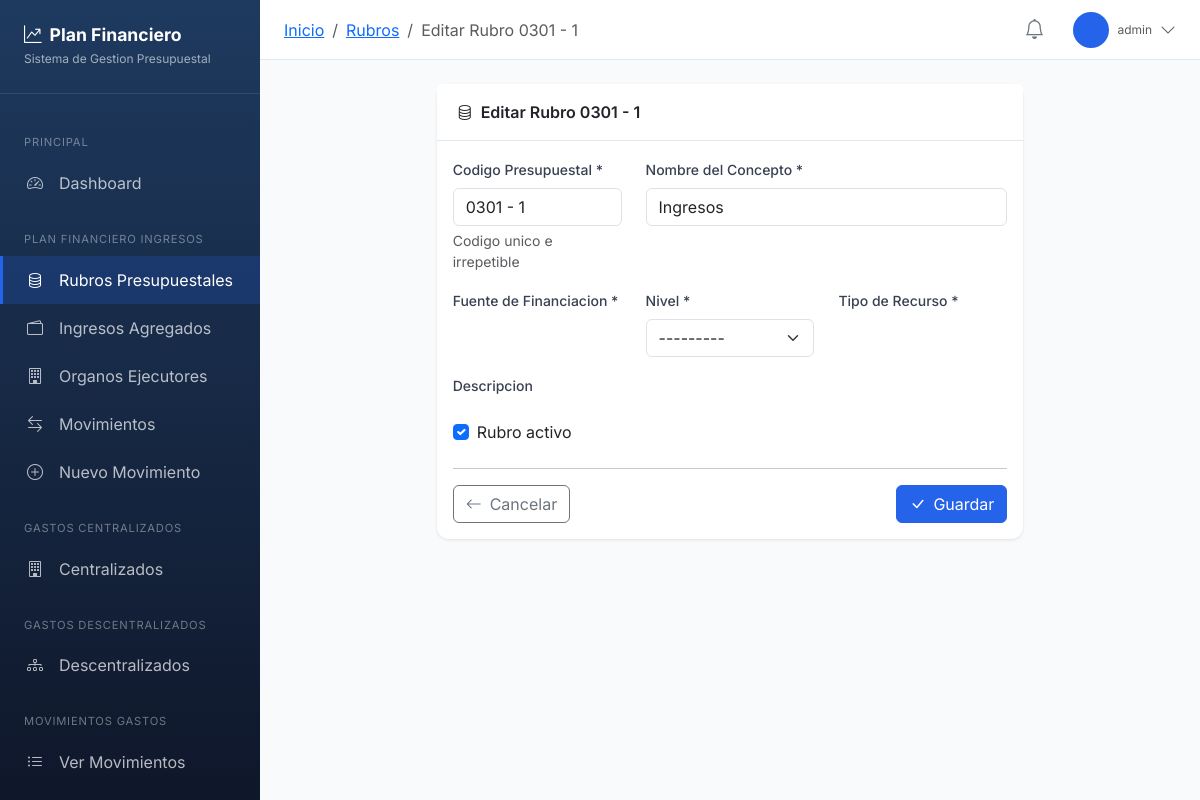
The page /app/rubros/671/editar/ (signed in) on the database its author committed.
### planfinanciero/models.py (models this page shows, shortened)
class Rubro(models.Model):
    NIVEL_CHOICES = [
        ('AC', 'Administración Central'),
        ('EP', 'Establecimientos Públicos'),
    ]
    CLASE_INGRESO_CHOICES = [
        ('CORRIENTE', 'Corriente'),
        ('CAPITAL', 'Capital'),
    ]
    codigo = models.CharField(
        max_length=100,
        unique=True,
        verbose_name="Código Presupuestal",
        help_text="Código único del rubro (ej: 0301 - 1.1.01.01.100.01 - 14)"
    )
    nombre = models.CharField(
        max_length=500,
        verbose_name="Concepto del Ingreso"
    )
    padre = models.ForeignKey(
        'self',
        on_delete=models.CASCADE,
        null=True,
        blank=True,
        related_name='hijos',
        verbose_name="Rubro Padre"
    )
    es_totalizador = models.BooleanField(
        default=False,
        verbose_name="Es Totalizador",
        help_text="Si es True, es un rubro padre que agrupa otros rubros"
    )
    nivel = models.CharField(
        max_length=10,
        choices=NIVEL_CHOICES,
        blank=True,
        null=True,
        verbose_name="Nivel"
    )
    organo_ejecutor = models.ForeignKey(
        OrganoEjecutor,
        on_delete=models.PROTECT,
        null=True,
        blank=True,
        related_name="rubros",
        verbose_name="Órgano Ejecutor"
    )
    ingreso_agregado = models.ForeignKey(
        IngresoAgregado,
        on_delete=models.PROTECT,
        null=True,
        blank=True,
        related_name="rubros",
        verbose_name="Ingreso Agregado"
    )
    clase_ingreso = models.CharField(
        max_length=20,
        choices=CLASE_INGRESO_CHOICES,
        blank=True,
        null=True,
        verbose_name="Clase de Ingreso"
    )
    tipo_ingreso = models.ForeignKey(
        TipoIngreso,
        on_delete=models.PROTECT,
        null=True,
        blank=True,
        related_name="rubros",
        verbose_name="Tipo de Ingreso"
    )
    codigo_fuente = models.CharField(
        max_length=20,
        blank=True,
        verbose_name="Código Fuente"
    )
    activo = models.BooleanField(default=True, verbose_name="Activo")
    fecha_creacion = models.DateTimeField(auto_now_add=True)
    fecha_actualizacion = models.DateTimeField(auto_now=True)
    creado_por = models.ForeignKey(
        User,
        on_delete=models.SET_NULL,
        null=True,
        blank=True,
        related_name='rubros_creados'
    )
    class Meta:
        verbose_name = "Rubro Presupuestal"
        verbose_name_plural = "Rubros Presupuestales"
        ordering = ['codigo']
    def tiene_movimientos(self):
        return self.movimientos.exists()

### planfinanciero/views.py (the view)
# urls.py: path('rubros/<int:pk>/editar/', views.rubro_editar, name='rubro_editar'),
@login_required
def rubro_editar(request, pk):
    rubro = get_object_or_404(Rubro, pk=pk)
    tiene_movimientos = rubro.tiene_movimientos()
    if request.method == 'POST':
        form = RubroForm(request.POST, instance=rubro)
        if form.is_valid():
            if tiene_movimientos:
                form.instance.codigo = rubro.codigo
            form.save()
            messages.success(request, 'Rubro actualizado exitosamente.')
            return redirect('planfinanciero:rubro_detalle', pk=pk)
    else:
        form = RubroForm(instance=rubro)
    return render(request, 'planfinanciero/rubro_form.html', {
        'form': form,
        'rubro': rubro,
        'titulo': f'Editar Rubro {rubro.codigo}',
        'accion': 'Guardar',
        'tiene_movimientos': tiene_movimientos
    })

### planfinanciero/forms.py
class RubroForm(forms.ModelForm):
    class Meta:
        model = Rubro
        fields = ['codigo', 'nombre', 'nivel', 'organo_ejecutor', 'ingreso_agregado',
                  'clase_ingreso', 'tipo_ingreso', 'codigo_fuente', 'es_totalizador', 'activo']
        widgets = {
            'codigo': forms.TextInput(attrs={'class': 'form-control', 'placeholder': 'Codigo presupuestal'}),
            'nombre': forms.TextInput(attrs={'class': 'form-control', 'placeholder': 'Concepto del ingreso'}),
            'nivel': forms.Select(attrs={'class': 'form-select'}),
            'organo_ejecutor': forms.Select(attrs={'class': 'form-select'}),
            'ingreso_agregado': forms.Select(attrs={'class': 'form-select'}),
            'clase_ingreso': forms.Select(attrs={'class': 'form-select'}),
            'tipo_ingreso': forms.Select(attrs={'class': 'form-select'}),
            'codigo_fuente': forms.TextInput(attrs={'class': 'form-control'}),
            'es_totalizador': forms.CheckboxInput(attrs={'class': 'form-check-input'}),
            'activo': forms.CheckboxInput(attrs={'class': 'form-check-input'}),
        }

### templates/planfinanciero/rubro_form.html (shortened to what this page needs)
{% extends 'planfinanciero/base_app.html' %}
{% block breadcrumb %}
<li class="breadcrumb-item"><a href="{% url 'planfinanciero:rubros_lista' %}">Rubros</a></li>
<li class="breadcrumb-item active">{{ titulo }}</li>
{% endblock %}
{% block content %}
<div class="row justify-content-center">
    <div class="col-lg-8">
        <div class="card">
            <div class="card-header">
                <i class="bi bi-database me-2"></i>{{ titulo }}
            </div>
            <div class="card-body">
                <form method="post">
                    <div class="row">
                        <div class="col-md-4">
                            <div class="mb-3">
                                <label for="id_codigo" class="form-label">Codigo Presupuestal *</label>
                                {{ form.codigo }}
                                <div class="form-text">Codigo unico e irrepetible</div>
                            </div>
                        </div>
                        <div class="col-md-8">
                            <div class="mb-3">
                                <label for="id_nombre" class="form-label">Nombre del Concepto *</label>
                                {{ form.nombre }}
                            </div>
                        </div>
                    </div>
                    <div class="row">
                        <div class="col-md-4">
                            <div class="mb-3">
                                <label for="id_fuente" class="form-label">Fuente de Financiacion *</label>
                            </div>
                        </div>
                        <div class="col-md-4">
                            <div class="mb-3">
                                <label for="id_nivel" class="form-label">Nivel *</label>
                                {{ form.nivel }}
                            </div>
                        </div>
                        <div class="col-md-4">
                            <div class="mb-3">
                                <label for="id_tipo_recurso" class="form-label">Tipo de Recurso *</label>
                            </div>
                        </div>
                    </div>
                    <div class="mb-3">
                        <label for="id_descripcion" class="form-label">Descripcion</label>
                    </div>
                    <div class="mb-4">
                        <div class="form-check">
                            {{ form.activo }}
                            <label class="form-check-label" for="id_activo">Rubro activo</label>
                        </div>
                    </div>
                    <hr>
                    <div class="d-flex justify-content-between">
                        <a href="{% url 'planfinanciero:rubros_lista' %}" class="btn btn-outline-secondary">
                            <i class="bi bi-arrow-left me-2"></i>Cancelar
                        </a>
                        <button type="submit" class="btn btn-primary">
                            <i class="bi bi-check-lg me-2"></i>{{ accion }}
                        </button>
                    </div>
                </form>
            </div>
        </div>
    </div>
</div>
{% endblock %}

### templates/planfinanciero/base_app.html (shortened to what this page needs)
{% extends 'base.html' %}
{% load humanize %}
{% block body %}
<nav class="sidebar" id="sidebar">
    <div class="sidebar-brand">
        <h4><i class="bi bi-graph-up-arrow me-2"></i>Plan Financiero</h4>
        <small>Sistema de Gestion Presupuestal</small>
    </div>
    <div class="sidebar-nav">
        <div class="nav-section">Principal</div>
        <a href="{% url 'planfinanciero:dashboard' %}" class="nav-link {% if request.resolver_match.url_name == 'dashboard' %}active{% endif %}">
            <i class="bi bi-speedometer2"></i>
            <span>Dashboard</span>
        </a>
        <div class="nav-section">Plan Financiero Ingresos</div>
        <a href="{% url 'planfinanciero:rubros_lista' %}" class="nav-link {% if 'rubro' in request.resolver_match.url_name and 'gasto' not in request.resolver_match.url_name %}active{% endif %}">
            <i class="bi bi-database"></i>
            <span>Rubros Presupuestales</span>
        </a>
        <a href="{% url 'planfinanciero:fuentes_lista' %}" class="nav-link {% if 'fuente' in request.resolver_match.url_name %}active{% endif %}">
            <i class="bi bi-wallet2"></i>
            <span>Ingresos Agregados</span>
        </a>
        <a href="{% url 'planfinanciero:organos_lista' %}" class="nav-link {% if 'organo' in request.resolver_match.url_name %}active{% endif %}">
            <i class="bi bi-building"></i>
            <span>Organos Ejecutores</span>
        </a>
        <a href="{% url 'planfinanciero:movimientos_lista' %}" class="nav-link {% if 'movimiento' in request.resolver_match.url_name and 'gasto' not in request.resolver_match.url_name %}active{% endif %}">
            <i class="bi bi-arrow-left-right"></i>
            <span>Movimientos</span>
        </a>
        <a href="{% url 'planfinanciero:movimiento_crear' %}" class="nav-link">
            <i class="bi bi-plus-circle"></i>
            <span>Nuevo Movimiento</span>
        </a>
        <div class="nav-section">Gastos Centralizados</div>
        <a href="{% url 'planfinanciero:gastos_centralizados' %}" class="nav-link ">
            <i class="bi bi-building"></i>
            <span>Centralizados</span>
        </a>
        <div class="nav-section">Gastos Descentralizados</div>
        <a href="{% url 'planfinanciero:gastos_descentralizados' %}" class="nav-link {% if request.resolver_match.url_name == 'gastos_descentralizados' or tipo_entidad == 'DESCENTRALIZADO' %}active{% endif %}">
            <i class="bi bi-diagram-3"></i>
            <span>Descentralizados</span>
        </a>
        <div class="nav-section">Movimientos Gastos</div>
        <a href="{% url 'planfinanciero:gastos_movimientos_lista' %}" class="nav-link {% if 'gastos_movimiento' in request.resolver_match.url_name %}active{% endif %}">
            <i class="bi bi-list-ul"></i>
            <span>Ver Movimientos</span>
        </a>
        <a href="{% url 'planfinanciero:gastos_movimiento_crear' %}" class="nav-link">
        </a>
    </div>
</nav>
<main class="main-content">
    <header class="top-header">
        <div class="d-flex align-items-center">
            <nav aria-label="breadcrumb">
                <ol class="breadcrumb mb-0">
                    <li class="breadcrumb-item"><a href="{% url 'planfinanciero:dashboard' %}">Inicio</a></li>
                    {% block breadcrumb %}{% endblock %}
                </ol>
            </nav>
        </div>
        <div class="d-flex align-items-center gap-3">
            <div class="dropdown">
                <button class="btn btn-link position-relative" data-bs-toggle="dropdown">
                    <i class="bi bi-bell fs-5 text-secondary"></i>
                </button>
            </div>
            <div class="dropdown user-dropdown">
                <div class="d-flex align-items-center" data-bs-toggle="dropdown">
                    <div class="user-avatar me-2">
                    </div>
                    <div class="d-none d-md-block">
                        <div class="text-muted" style="font-size: 0.75rem;">{{ user.username }}</div>
                    </div>
                    <i class="bi bi-chevron-down ms-2 text-muted"></i>
                </div>
            </div>
        </div>
    </header>
    <div class="page-content">
        {% block content %}{% endblock %}
    </div>
</main>
{% endblock %}

### templates/base.html (style rules this page uses)
:root { --primary-color: #2563eb; --primary-dark: #1d4ed8; --secondary-color: #64748b; --success-color: #10b981; --danger-color: #ef4444; --warning-color: #f59e0b; --info-color: #06b6d4; --sidebar-width: 260px; --header-height: 60px; }
* { font-family: 'Inter', sans-serif; }
body { background-color: #f8fafc; }
.sidebar { position: fixed; top: 0; left: 0; width: var(--sidebar-width); height: 100vh; background: linear-gradient(180deg, #1e3a5f 0%, #0f172a 100%); color: white; z-index: 1000; overflow-y: auto; transition: transform 0.3s ease; }
.sidebar-brand { padding: 1.5rem; border-bottom: 1px solid rgba(255, 255, 255, 0.1); }
.sidebar-brand h4 { margin: 0; font-weight: 700; font-size: 1.1rem; }
.sidebar-brand small { color: rgba(255, 255, 255, 0.6); font-size: 0.75rem; }
.sidebar-nav { padding: 1rem 0; }
.nav-section { padding: 0.5rem 1.5rem; font-size: 0.7rem; text-transform: uppercase; letter-spacing: 0.05rem; color: rgba(255, 255, 255, 0.4); margin-top: 1rem; }
.sidebar-nav .nav-link { display: flex; align-items: center; padding: 0.75rem 1.5rem; color: rgba(255, 255, 255, 0.7); text-decoration: none; transition: all 0.2s; border-left: 3px solid transparent; }
.sidebar-nav .nav-link.active { background: rgba(37, 99, 235, 0.2); color: white; border-left-color: var(--primary-color); }
.sidebar-nav .nav-link i { width: 20px; margin-right: 0.75rem; font-size: 1rem; }
.main-content { margin-left: var(--sidebar-width); min-height: 100vh; }
.top-header { height: var(--header-height); background: white; border-bottom: 1px solid #e2e8f0; display: flex; align-items: center; justify-content: space-between; padding: 0 1.5rem; position: sticky; top: 0; z-index: 100; }
.page-content { padding: 1.5rem; }
.card { border: none; border-radius: 0.75rem; box-shadow: 0 1px 3px rgba(0, 0, 0, 0.1); }
.card-header { background: white; border-bottom: 1px solid #e2e8f0; padding: 1rem 1.25rem; font-weight: 600; }
.btn-primary { background-color: var(--primary-color); border-color: var(--primary-color); }
.form-label { font-weight: 500; font-size: 0.875rem; color: #374151; }
.user-dropdown { cursor: pointer; }
.user-avatar { width: 36px; height: 36px; border-radius: 50%; background: var(--primary-color); color: white; display: flex; align-items: center; justify-content: center; font-weight: 600; font-size: 0.85rem; }

### rows shown on the page
Rubro: codigo "0301 - 1", nombre "Ingresos", nivel "---------", activo "☑"

### other values the page prints
{{ titulo }} "Editar Rubro 0301 - 1"
{{ user.username }} "admin"
{{ accion }} "Guardar"
